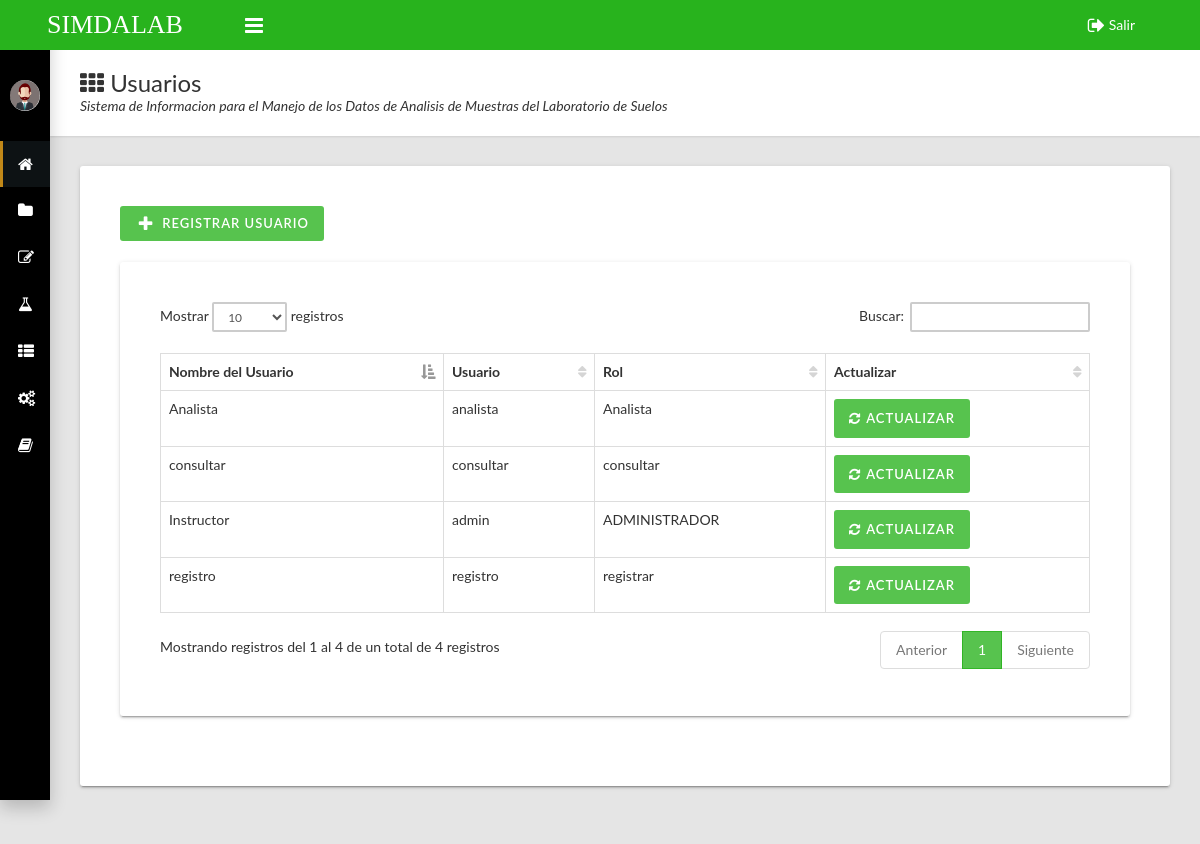
Screenshot of /pages/Administrador/registrar/Reg-Usuarios/Reg-usuarios.php (signed in) with the database file from the repository.
### tables this page shows
CREATE TABLE `usuarios` (
  `id_Usuario` bigint(20) NOT NULL,
  `rol` varchar(15) NOT NULL,
  `nombre_Usuario` varchar(60) NOT NULL,
  `usuario` varchar(30) NOT NULL,
  `contrasena` varchar(100) NOT NULL
);

### pages/Administrador/registrar/Reg-Usuarios/Reg-usuarios.php (the view, shortened to what this page needs)
<?php
if (isset($_SESSION['ADMINISTRADOR']))
{
  include '../../../../assets/conexion/conexion.php';
?>
<!DOCTYPE html>
<html>
  <head>
    <link rel="stylesheet" type="text/css" href="../../../../assets/css/main.css">
  </head>
  <body class="sidebar-mini fixed sidebar-collapse">
    <div class="wrapper">
      <header class="main-header hidden-print"><a class="logo" href="../../index.php">SIMDALAB</a>
        <nav class="navbar navbar-static-top">
          <a class="sidebar-toggle" href="#" data-toggle="offcanvas"></a>
          <div class="navbar-custom-menu">
            <ul class="top-nav">
              <li><a href="../../../../assets/conexion/cerrar.php"><i class="fa fa-sign-out fa-lg"></i> Salir</a></li>
            </ul>
          </div>
        </nav>
      </header>
      <aside class="main-sidebar hidden-print">
        <section class="sidebar">
          <div class="user-panel">
            <div class="pull-left image"><img class="img-circle" src="../../../../assets/imagenes/administrador.png" alt="User Image"></div>
          </div>
          <ul class="sidebar-menu">
            <li class="active"><a href="../../index.php"><i class="fa fa-home"></i><span>Inicio</span></a></li>
            <li class="treeview"><a href="#"><i class="fa fa-folder"></i><span>Registrar</span><i class="fa fa-angle-right"></i></a>
                <li class="treeview"><a href="#"><i class="fa fa-edit"></i><span>Ingresar</span><i class="fa fa-angle-right"></i></a>
            </li>
               <li class="treeview"><a href="#"><i class="fa fa-flask"></i><span>Analizar</span><i class="fa fa-angle-right"></i></a>
            </li>
            <li class="treeview"><a href="#"><i class="fa fa-th-list"></i><span>Consultar</span><i class="fa fa-angle-right"></i></a>
            </li>
            <li class="treeview"><a href="#"><i class="fa fa-gears"></i><span>Configuracion</span><i class="fa fa-angle-right"></i></a>
            </li>
            <li class=""><a href="../../manual_usuario/manual_de_usuario_simdalab.pdf"><i class="fa fa-book"></i><span>Manual De Usuario</span></a></li>
          </ul>
        </section>
      </aside>
      <div class="content-wrapper">
        <div class="page-title">
          <div>
            <h1><i class="fa fa-th"></i> Usuarios</h1>
            <p>Sistema de Informacion para el Manejo de los Datos de Analisis de Muestras del Laboratorio de Suelos</p>
          </div>
        </div>
        <div class="row">
          <div class="col-md-12">
            <div class="card">
              <div class="row">
                <div class="col-md-4">
                  <button class="btn btn-primary icon-btn" type="button" data-toggle="modal" data-target="#abrir_formulario"><i class="fa fa-fw fa-lg fa-plus"></i>Registrar Usuario</button>
                    <div class="col-md-8"></div>
                </div>
              </div>
              <br>
              <div class="row">
                <div class="col-md-12">
                  <div class="card">
                    <div class="card-body" id="Contenedor_Recargar">
                      <table class="table table-hover table-bordered" id="sampleTable">
                        <thead>
                          <tr>
                            <th>Nombre del Usuario</th>
                            <th>Usuario</th>
                            <th>Rol</th>
                            <th>Actualizar</th>
                          </tr>
                        </thead>
                        <tbody>
                          <?php
                          $conexion->set_charset('utf8');
          $busqueda="SELECT  `nombre_Usuario`,`rol`, `usuario`, `id_Usuario` FROM `usuarios`";
          $query=mysqli_query($conexion,$busqueda);
          while ($fila=mysqli_fetch_row($query)){
           ?>
<tr >
    <td class=""> <?php echo "$fila[0]"; ?></td>
    <td class=""> <?php echo "$fila[2]"; ?></td>
    <td class=""> <?php echo "$fila[1]"; ?></td>
    <td class="">
    <form action="Actu-usuario.php" method="post">
<button class="btn btn-primary icon-btn" type='submit' value='ver mas'><i class='fa fa-refresh'></i>Actualizar</button>
    </form>
    </td>
</tr>
<?php
            }
          ?>
                        </tbody>
                      </table>
                    </div>
                  </div>
                </div>
              </div>
            </div>
          </div>
        </div>
      </div>
  </body>
</html>
<?php
}
else
{
  echo "<script type='text/javascript'>alert('Acceso Denegado');location='../../../../index.php?Acceso Denegado'</script>";
}
?>

### rows the page displays
usuarios: nombre_Usuario "Instructor", usuario "admin", rol "ADMINISTRADOR"
usuarios: nombre_Usuario "consultar", usuario "consultar", rol "consultar"
usuarios: nombre_Usuario "registro", usuario "registro", rol "registrar"
usuarios: nombre_Usuario "Analista", usuario "analista", rol "Analista"
